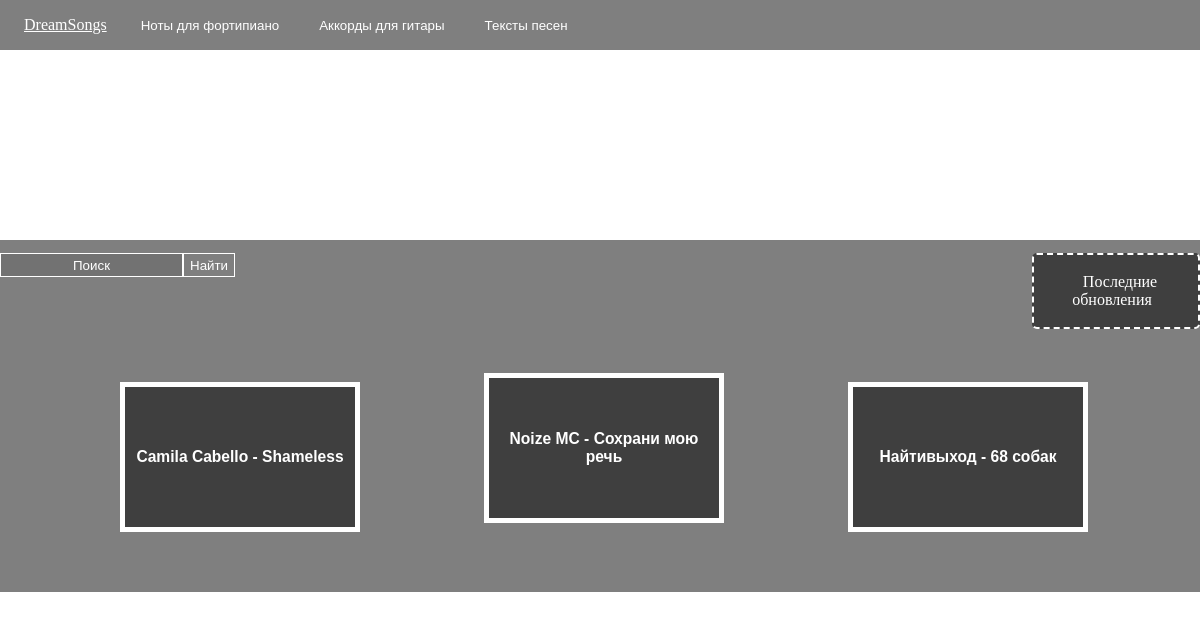
The app's page /текстыпесен.php with its own data.
### tables this page shows
CREATE TABLE `songs` (
  `songs_id` int(11) NOT NULL,
  `artist_name` varchar(30) NOT NULL,
  `song_name` varchar(30) NOT NULL,
  `song_text` text NOT NULL
);

### текстыпесен.php (the view, shortened to what this page needs)
<!DOCTYPE html>
<html lang="en">
<head>
	<link rel="stylesheet"   href="style14.css">
</head>
<body>
	<div id="glaw">
		<div class="blok1">
			<a href="главная.php" class="dreamsongs">DreamSongs</a>
	    	<button class="button1" onclick="window.location.href = 'ноты.php'">  Ноты для фортипиано </button>
	    	<button class="button2" onclick="window.location.href = 'аккорды.php'"> Аккорды для гитары </button>
	    	<button class="button3"  onclick="window.location.href = 'текстыпесен.php'"> Тексты песен </button>
			?>	    			</div>
		<div class="blok2">
			<form method="POST" action="текстпоиск.php">
				<input type="text" name="search2" class="search2" value=" Поиск " >
				<button class="buttonsearch2" > Найти </button>
			</form>
			<div class="blocknew"> <br>  Последние обновления  <br> </div>	<br> <br>
			<button class="button_note" name="button_note1"  onclick="window.location.href = 'текстБД1.php'">
				<?php
				  $dbc = mysqli_connect('localhost', 'root' ,'', 'site');
				  $query = "SELECT COUNT(*) FROM `songs`";
				  $count = mysqli_query($dbc, $query);
				  $c = mysqli_fetch_array($count);
				  $query1 = "SELECT * FROM `songs` WHERE songs_id = $c[0]";
				  $data = mysqli_query($dbc, $query1);
				  $row = mysqli_fetch_row($data);
				  echo "<h3> $row[1] - $row[2]</h3>";
				?>
			</button>
			<button class="button_note" name="button_note2"  onclick="window.location.href = 'текстБД2.php'">
				<?php
				  $dbc = mysqli_connect('localhost', 'root' ,'', 'site');
				  $query = "SELECT COUNT(*) FROM `songs`";
				  $count = mysqli_query($dbc, $query);
				  $c = mysqli_fetch_array($count);
				  $query1 = "SELECT * FROM `songs` WHERE songs_id = $c[0]-1";
				  $data = mysqli_query($dbc, $query1);
				  $row = mysqli_fetch_row($data);
				  echo "<h3> $row[1] - $row[2]</h3>";
				?>
			</button>
			<button class="button_note" name="button_note3"  onclick="window.location.href = 'текстБД3.php'">
				<?php
				  $dbc = mysqli_connect('localhost', 'root' ,'', 'site');
				  $query = "SELECT COUNT(*) FROM `songs`";
				  $count = mysqli_query($dbc, $query);
				  $c = mysqli_fetch_array($count);
				  $query1 = "SELECT * FROM `songs` WHERE songs_id = $c[0]-2";
				  $data = mysqli_query($dbc, $query1);
				  $row = mysqli_fetch_row($data);
				  echo "<h3> $row[1] - $row[2]</h3>";
				?>
			</button>
		</div>
  	</div>
</body>
</html>

### style14.css (style rules this page uses)
body { background-image: url(4.jpg); margin: 0; height: 100%; background-size: cover; background-repeat: no-repeat; background-attachment: fixed; }
.blok1 { background: rgba(0, 0, 0, 0.5); color: white; position: relative; float: left; overflow: hidden; height: 50px; width: 100%; }
.blok2 { background: rgba(0, 0, 0, 0.5); position: absolute; overflow: hidden; margin-top: 20%; width: 100%; }
.button1, .button2, .button3 { background: #000000; background: rgba(0, 0, 0, 0.0); color: #FFFFFF; border: none; position: relative; height: 30px; margin-top: 10px; margin-left: 2%; }
.button_note { background: #000000; background: rgba(0, 0, 0, 0.5); color: #FFFFFF; border: 5px solid #FFFFFF; position: relative; height: 150px; margin-top: 5%; margin-left: 10%; width: 20%; }
.blocknew { background: #000000; background: rgba(0, 0, 0, 0.5); color: #FFFFFF; border-radius: 5px; border: 2px dashed #FFFFFF; position: absolute; width: auto; margin-top: -2%; height: auto; margin-left: 86%; text-align: center; white-space: pre-wrap; }
.search2 { background: rgba(0, 0, 0, 0.1); border: 1px solid #FFFFFF; position: relative; margin-top: 10px; margin-left: 0%; height: 20px; color: #FFFFFF; text-align: center; }
.buttonsearch2 { background: #000000; background: rgba(0, 0, 0, 0.0); border: 1px solid #FFFFFF; color: #FFFFFF; position: relative; height: 24px; margin-top: 13px; margin-left: -4px; }
.dreamsongs { color: #FFFFFF; margin-left: 2%; }

### records on screen
songs: artist_name "Camila Cabello", song_name "Shameless"
songs: artist_name "Noize MC", song_name "Сохрани мою речь"
songs: artist_name "Найтивыход", song_name "68 собак"
